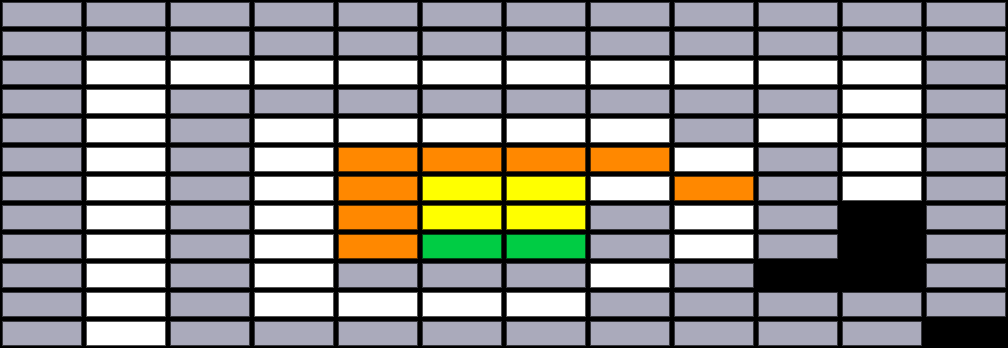

Rendered tile map (Tiled .tmx) drawn with the repository's tilesets; below, a short description and the full map source, tile grids included:
An orthogonal 12x12 tile map with 84x29 px tiles, 1 tile layer (bricks).

<map version="1.11" tiledversion="1.12.2" orientation="orthogonal" renderorder="right-down" width="12" height="12" tilewidth="84" tileheight="29" infinite="0" nextlayerid="2" nextobjectid="1">
 <tileset firstgid="1" source="bricks.tsx" />
 <layer id="1" name="bricks" width="12" height="12">
  <properties>
   <property name="collides" type="bool" value="false" />
  </properties>
  <data encoding="csv">
8,8,8,8,8,8,8,8,8,8,8,8,
8,8,8,8,8,8,8,8,8,8,8,8,
8,7,7,7,7,7,7,7,7,7,7,8,
8,7,8,8,8,8,8,8,8,8,7,8,
8,7,8,7,7,7,7,7,8,7,7,8,
8,7,8,7,2,2,2,2,7,8,7,8,
8,7,8,7,2,3,3,7,2,8,7,8,
8,7,8,7,2,3,3,8,7,8,0,8,
8,7,8,7,2,4,4,8,7,8,0,8,
8,7,8,7,8,8,8,7,8,0,0,8,
8,7,8,7,7,7,7,8,8,8,8,8,
8,7,8,8,8,8,8,8,8,8,8,0
</data>
 </layer>
</map>
